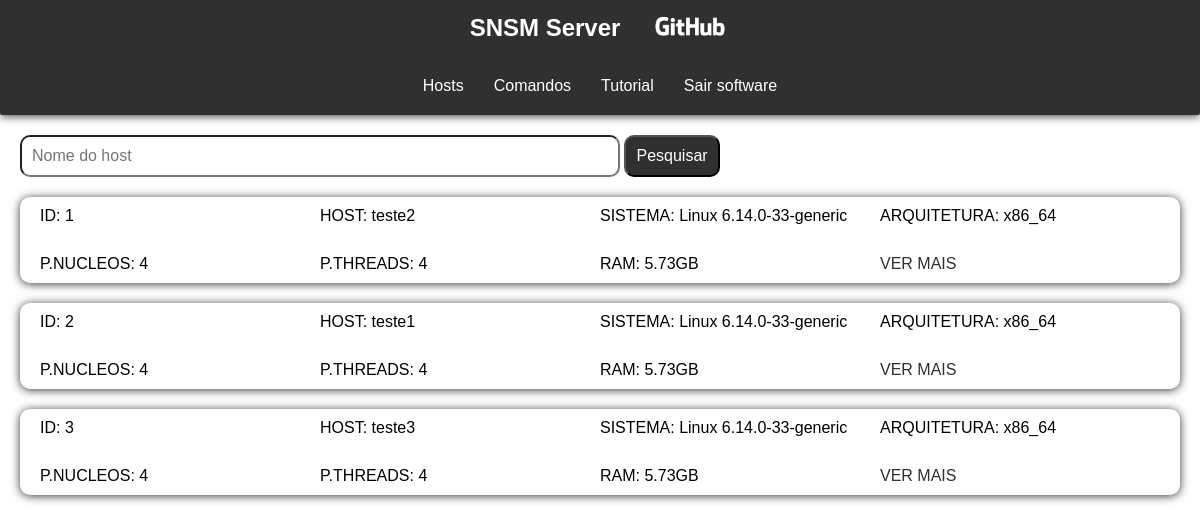
The page / on the database its author committed.
### tables this page shows
CREATE TABLE hosts(
                   id INTEGER PRIMARY KEY AUTOINCREMENT,
                   host_name VARCHAR(30) UNIQUE NOT NULL,
                   system_name VARCHAR(30),
                   system_description VARCHAR(30),
                   system_arquitecture VARCHAR(20),
                   total_of_cores INT,
                   total_of_threads INT,
                   total_of_memory VARCHAR(30),
                   discs VARCHAR(300),
                   data_log DATETIME
                   );

### src/controllers/controller_web.py (the view)
@app.route('/')
def home():
    data = log_repository.select_all_hosts()
    print(data)
    return render_template("hosts.html", data=data)

### src/repositories/log_repository.py (called while the page is built)
def select_all_hosts():
    sql = f'''
        SELECT * From hosts;
    '''
    conn = connection()
    cursor = conn.cursor()
    cursor.row_factory = sqlite3.Row
    cursor.execute(sql)
    res = cursor.fetchall()
    if(res is not None):
        return res
    return []

### src/templates/hosts.html (shortened to what this page needs)
<!DOCTYPE html>
<html lang="en">
<head>
    <link rel="stylesheet" href="{{ url_for('static', filename='css/style.css') }}">
</head>
<body>
    <header>
        <h2>SNSM Server</h2>
        <ul>
            <a href="#"><img id="logo_site" src="{{ url_for('static', filename='images/github.png') }}" alt=""></a>
        </ul>
    </header>
    <nav>
        <a href="#">Hosts</a>
        <a href="#">Comandos</a>
        <a href="#">Tutorial</a>
        <a href="#">Sair software</a>
    </nav>
    <main>
        <form action="" method="get">
            <input id="txt_pesquisa" type="text" placeholder="Nome do host">
            <input id="btn_pesquisar" type="submit" value="Pesquisar">
        </form>
        {% for host in data %}
            <div class="card_host">
                <div class="card_software">
                    <p>ID: {{host.id}}</p>
                    <p>HOST: {{host.host_name}}</p>
                    <p>SISTEMA: {{host.system_name}}</p>
                    <p>ARQUITETURA: {{host.system_description}}</p>
                </div>
                <div class="card_hardware">
                    <p>P.NUCLEOS: {{host.total_of_cores}}</p>
                    <p>P.THREADS: {{host.total_of_threads}}</p>
                    <p>RAM: {{host.total_of_memory}}</p>
                    <a href="#">VER MAIS</a>
                </div>
            </div>
        {% endfor %}
    </main>
</body>
</html>

### src/static/css/style.css (style rules this page uses)
* { margin: 0; padding: 0; box-sizing: border-box; font-family: 'Franklin Gothic Medium', 'Arial Narrow', Arial, sans-serif; font-size: 1rem; }
a { text-decoration: none; color: rgb(48, 48, 48); }
#btn_pesquisar { background-color: rgb(48, 48, 48); color: white; }
header { background-color: rgb(48, 48, 48); display: flex; justify-content: center; align-items: center; gap: 30px; box-shadow: 0px 1px 10px rgb(53, 53, 53); padding: 10px; }
header h2 { font-size: 1.5rem; color: white; }
#logo_site { width: 80px; }
nav { background-color: rgb(48, 48, 48); display: flex; justify-content: center; align-items: center; gap: 30px; padding: 20px; box-shadow: 0px 1px 10px rgb(53, 53, 53); border-radius: 0px 0px 2px 2px; }
nav a { color: white; }
form { width: 100%; margin: 20px; }
form input { padding: 10px; border-radius: 10px; }
form #txt_pesquisa { width: 50%; }
.card_host { margin: 20px; border-radius: 10px; box-shadow: 0px 1px 10px rgb(53, 53, 53); }
.card_host .card_software { display: flex; padding: 10px; margin: 10px; display: grid; grid-template-columns: 1fr 1fr 1fr 1fr; justify-content: center; align-content: center; }
.card_host .card_hardware { display: flex; padding: 10px; margin: 10px; display: grid; grid-template-columns: 1fr 1fr 1fr 1fr; }

### rows shown on the page
hosts: id "1", host_name "teste2", system_name "Linux 6.14.0-33-generic", system_description "x86_64", total_of_cores "4", total_of_threads "4", total_of_memory "5.73GB"
hosts: id "2", host_name "teste1", system_name "Linux 6.14.0-33-generic", system_description "x86_64", total_of_cores "4", total_of_threads "4", total_of_memory "5.73GB"
hosts: id "3", host_name "teste3", system_name "Linux 6.14.0-33-generic", system_description "x86_64", total_of_cores "4", total_of_threads "4", total_of_memory "5.73GB"
